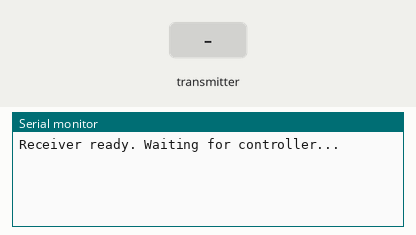
Recording of a sketch running on a simulated ESP32. Shown: the last lines printed to the serial monitor. The test bench sets the inputs (shaded band).

Above: at 1.2 s.
1.3 s: the transmitter starts sending joyX = 0
At 1.66 s:
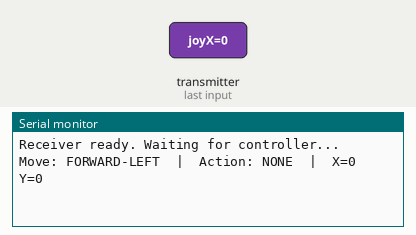
3.3 s: the transmitter starts sending joyY = 2048
At 3.66 s:
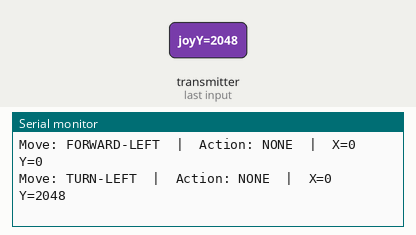
5.3 s: the transmitter starts sending btn1 = 1
At 5.66 s:
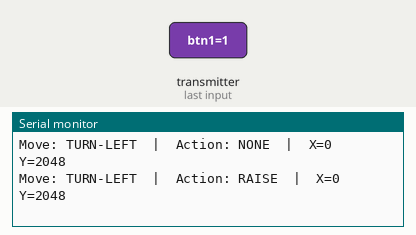
7.3 s: the transmitter starts sending joyX = 2048
At 7.66 s:
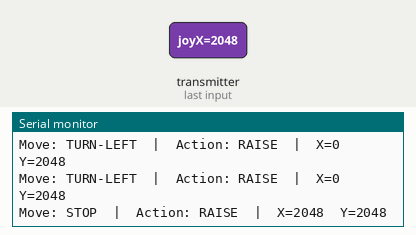
9.3 s: the transmitter starts sending joyY = 0
At 9.66 s:
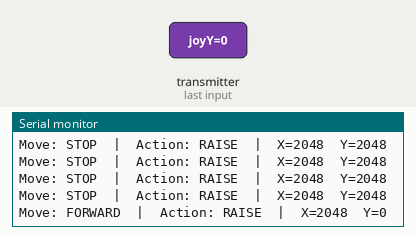
11.3 s: the transmitter starts sending btn1 = 0
At 11.66 s:
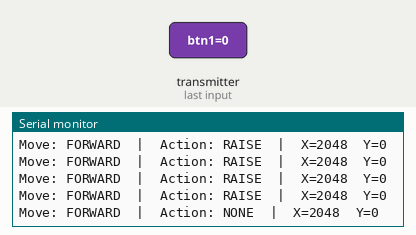

The sketch:

receiver.ino
```cpp
// receiver.ino
// Upload this sketch to the RECEIVER ESP32 AFTER you have:
//   1. Run mac_address_finder.ino on this board and noted the MAC address.
//   2. Pasted that MAC address into controller.ino (receiverMAC[]).
//   3. Uploaded controller.ino to the CONTROLLER ESP32.
// Keep both ESP32s plugged in at the same time once both sketches are uploaded.

#include <esp_now.h>
#include <WiFi.h>

typedef struct ControllerData {
  int   joyX;
  int   joyY;
  bool  btn1;
  bool  btn2;
} ControllerData;

ControllerData incomingData;

#define DEAD_LOW   1200
#define DEAD_HIGH  2900

void onDataReceived(const esp_now_recv_info *recv_info, const uint8_t *data, int len) {
  memcpy(&incomingData, data, sizeof(incomingData));

  String moveCmd = "STOP";
  bool goForward  = (incomingData.joyY < DEAD_LOW);
  bool goBackward = (incomingData.joyY > DEAD_HIGH);
  bool turnLeft   = (incomingData.joyX < DEAD_LOW);
  bool turnRight  = (incomingData.joyX > DEAD_HIGH);

  if (goForward && turnLeft)        moveCmd = "FORWARD-LEFT";
  else if (goForward && turnRight)  moveCmd = "FORWARD-RIGHT";
  else if (goBackward && turnLeft)  moveCmd = "BACK-LEFT";
  else if (goBackward && turnRight) moveCmd = "BACK-RIGHT";
  else if (goForward)               moveCmd = "FORWARD";
  else if (goBackward)              moveCmd = "BACKWARD";
  else if (turnLeft)                moveCmd = "TURN-LEFT";
  else if (turnRight)               moveCmd = "TURN-RIGHT";

  String btnCmd = "NONE";
  if (incomingData.btn1)      btnCmd = "RAISE";
  else if (incomingData.btn2) btnCmd = "LOWER";

  Serial.print("Move: "); Serial.print(moveCmd);
  Serial.print("  |  Action: "); Serial.print(btnCmd);
  Serial.print("  |  X="); Serial.print(incomingData.joyX);
  Serial.print("  Y="); Serial.println(incomingData.joyY);
}

void setup() {
  Serial.begin(9600);
  WiFi.mode(WIFI_STA);

  if (esp_now_init() != ESP_OK) {
    Serial.println("ESP-NOW init failed!");
    return;
  }
  esp_now_register_recv_cb(onDataReceived);
  Serial.println("Receiver ready. Waiting for controller...");
}

void loop() {
  delay(10);
}
```

Measured:
- after the input at 1.3 s, the serial monitor: prints a new line after 0.05 s (image 1)
- after the input at 3.3 s, the serial monitor: prints a new line after 0.05 s (image 2)
- after the input at 5.3 s, the serial monitor: prints a new line after 0.05 s (image 3)
- after the input at 7.3 s, the serial monitor: prints a new line after 0.05 s (image 4)
- after the input at 9.3 s, the serial monitor: prints a new line after 0.05 s (image 5)
- after the input at 11.3 s, the serial monitor: prints a new line after 0.05 s (image 6)
